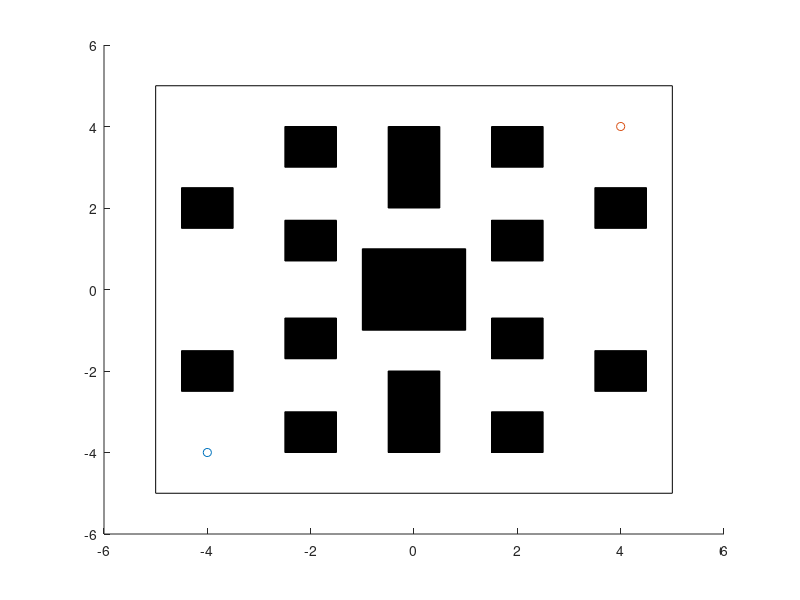

MATLAB code for this plot:



obs_cube_center = [0.0, 0.0; 2.0, 1.2; -2.0, 1.2; -2.0, -1.2; 2.0, -1.2];
obs_cube_center1 = [-2. 3.5; -2, -3.5; 2, 3.5; 2, -3.5];
obs_cube_center2 = [-4, 2.; -4, -2.; 4., 2.; 4., -2];
obs_cube_center3 = [0.0, -3.; 0.0, 3.];
obs_cube_radius = [1.0, 1.0; 0.5, 0.5; 0.5, 0.5; 0.5, 0.5; 0.5, 0.5];
obs_cube_radius1 = [0.5, 0.5; 0.5, 0.5; 0.5, 0.5; 0.5, 0.5];
obs_cube_radius2 = [0.5, 0.5; 0.5, 0.5; 0.5, 0.5; 0.5, 0.5];
obs_cube_radius3 = [0.5, 1.0; 0.5, 1.0];

obs_cube_center = [obs_cube_center; obs_cube_center1; obs_cube_center2; obs_cube_center3];
obs_cube_radius = [obs_cube_radius; obs_cube_radius1; obs_cube_radius2; obs_cube_radius3];

num = 5+4+4+2;

start = [-4, -4];
goal = [4, 4];

figure(11);
hold on;
rectangle('Position', [-5, -5. 10, 10], 'FaceColor', [1., 1., 1.]);
for i=1:num
    rect = [obs_cube_center(i,1)-obs_cube_radius(i,1), obs_cube_center(i,2)-obs_cube_radius(i,2), 2*obs_cube_radius(i,1),2*obs_cube_radius(i,2)];
    rectangle('Position', rect,'FaceColor',[.0 .0 .0]);
end
scatter(start(1,1), start(1,2), 'rs');
scatter(goal(1,1), goal(1,2), 'bs');
hold off;
%xticks(-5:1:5);
%yticks(-5:1:5);

